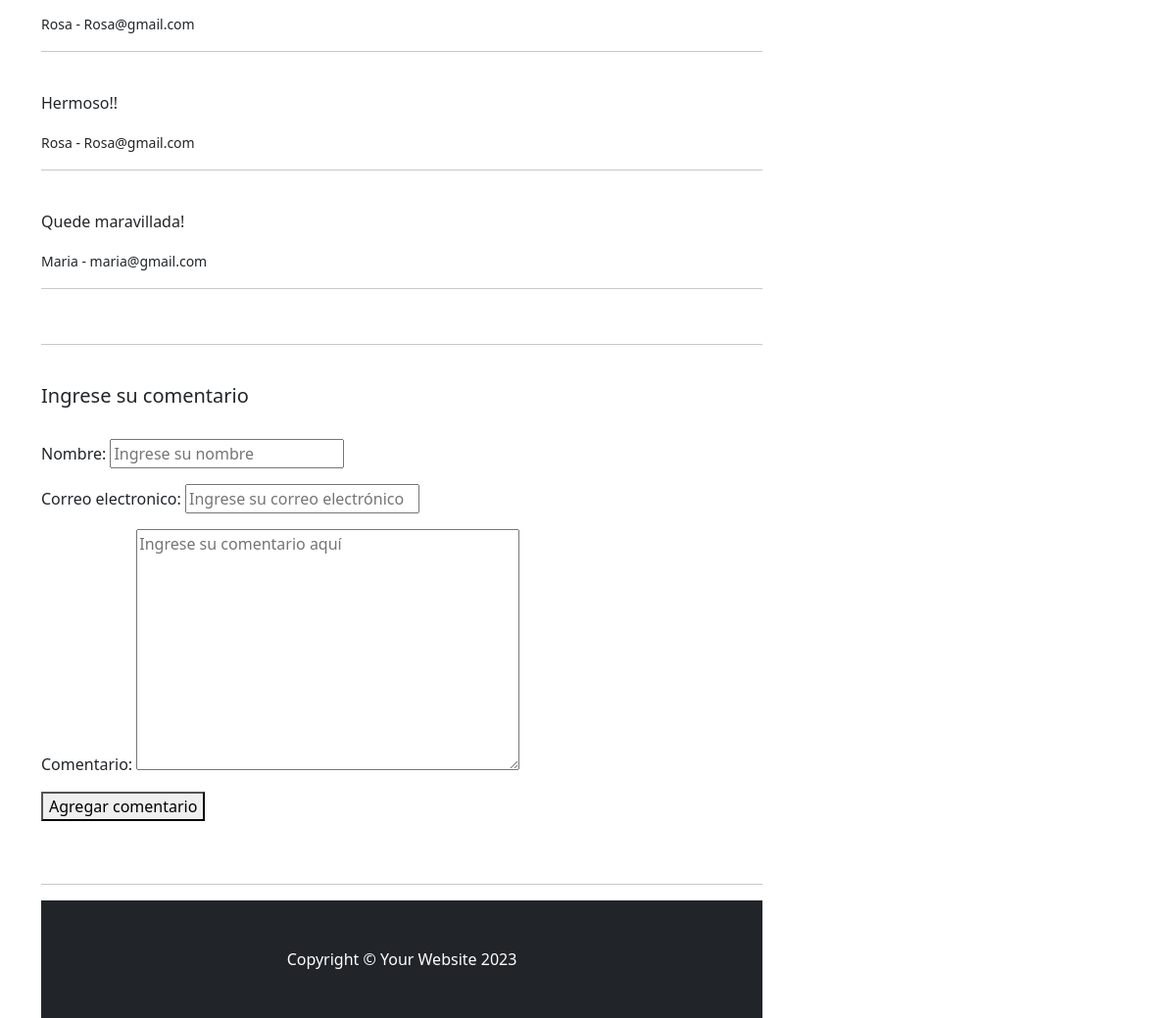
The app's page /blog/detalle_destino/3/ (signed in, lower part), older data.
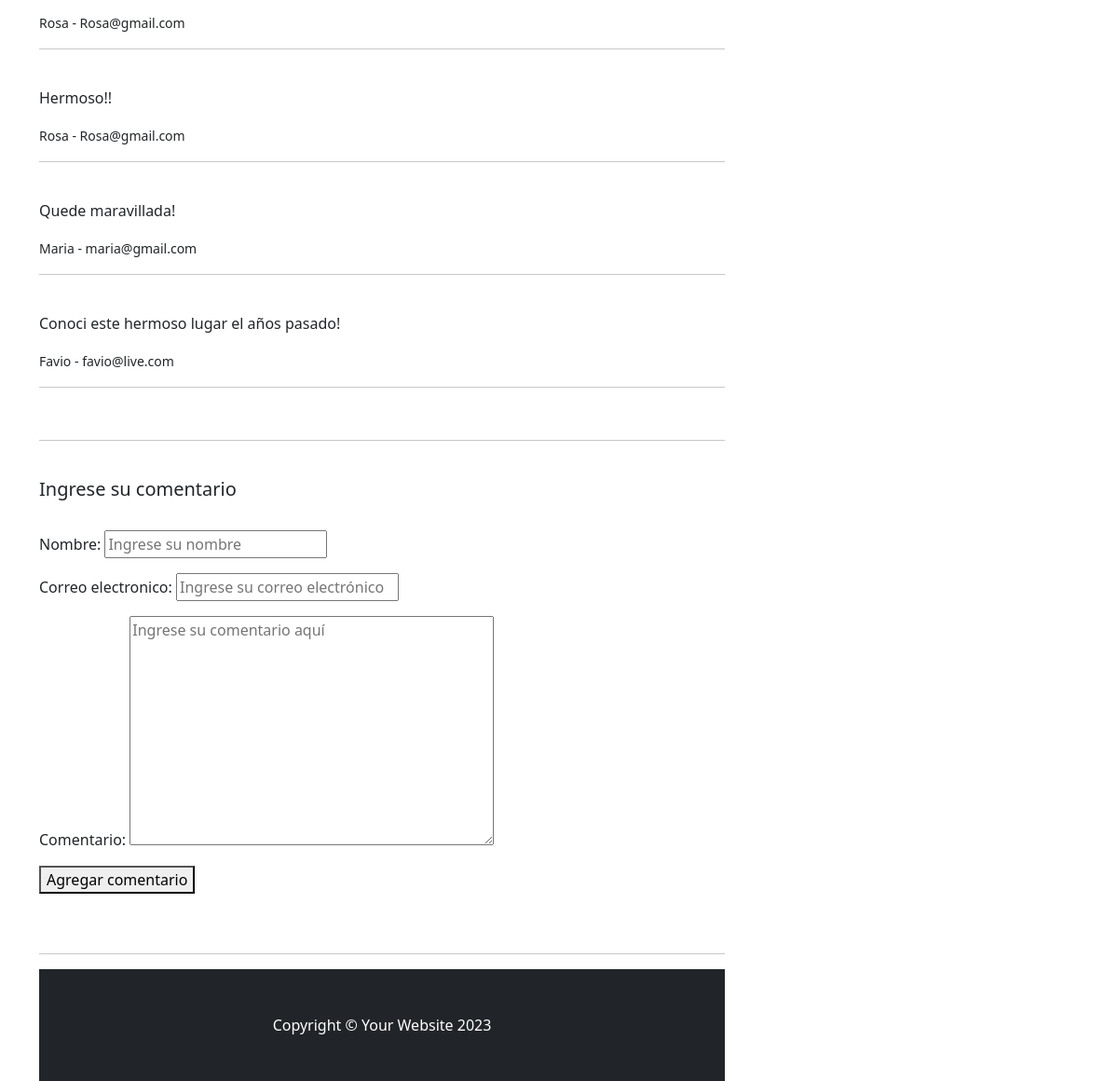
The same page, newer data.
### AppCoder/models.py (models this page shows, shortened)
class Comentario(models.Model):
    destino = models.ForeignKey(Destino, on_delete=models.CASCADE, related_name='comentarios')
    nombre = models.CharField(max_length=100)
    correo_electronico = models.EmailField()
    comentario = models.TextField()

### AppCoder/views.py (the view)
# urls.py: path('detalle_destino/<int:destino_id>/', detalle_destino, name="AppCoderDetalle_destino"),
def detalle_destino(request, destino_id):
    destino=Destino.objects.get(id=destino_id)
    comentarios=destino.comentarios.all()
    if request.method == 'POST':
        comentario_form=ComentarioForm(request.POST)
        if comentario_form.is_valid():
            nuevo_comentario= comentario_form.save(commit=False)
            nuevo_comentario.destino=destino
            nuevo_comentario.save()
            return redirect("AppCoderDetalle_destino", destino_id)
    else:
        comentario_form=ComentarioForm()
    context={"destino": destino, 'comentarios': comentarios, 'comentario_form': comentario_form}
    return render(request, "AppCoder/detalle_destino.html", context=context)

### AppCoder/forms.py
class ComentarioForm(forms.ModelForm):
    class Meta:
        model = Comentario
        fields = ('nombre', 'correo_electronico', 'comentario')
    def __init__(self, *args, **kwargs):
        super().__init__(*args, **kwargs)
        self.fields['nombre'].widget.attrs.update({'placeholder': 'Ingrese su nombre'})
        self.fields['correo_electronico'].widget.attrs.update({'placeholder': 'Ingrese su correo electrónico'})
        self.fields['comentario'].widget.attrs.update({'placeholder': 'Ingrese su comentario aquí'})

### templates/AppCoder/detalle_destino.html (shortened to what this page needs)
{% extends 'base.html' %}
{% block contenido_cambia %}
    <div class="container mt-5">
        <div class="row">
            <div class="col-lg-8">
                <article>
<h2 class="fw-bolder mb-4 mt-5"><li>{{ destino.titulo }} </h2></li><br>
{% if comentarios %}
    {% for comentario in comentarios %}
    <p>{{ comentario.comentario }}</p>
        <p><small>{{ comentario.nombre }} - {{ comentario.correo_electronico }}</small></p>
        <hr><br>
    {% endfor %}
{% else %}
    <p>No hay comentarios todavía.</p>
{% endif %}
<hr><br>
<h5>Ingrese su comentario</h5>
<br>
<form method="POST">
    {{ comentario_form.as_p }}
    <button type="submit">Agregar comentario</button>
</form>
<br>
<br>
<hr>
{% endblock %}

Row changes from the older to the newer data that the page shows:
added Comentario: comentario "Conoci este hermoso lugar el años pasado!", nombre "Favio", correo_electronico "favio@live.com"
